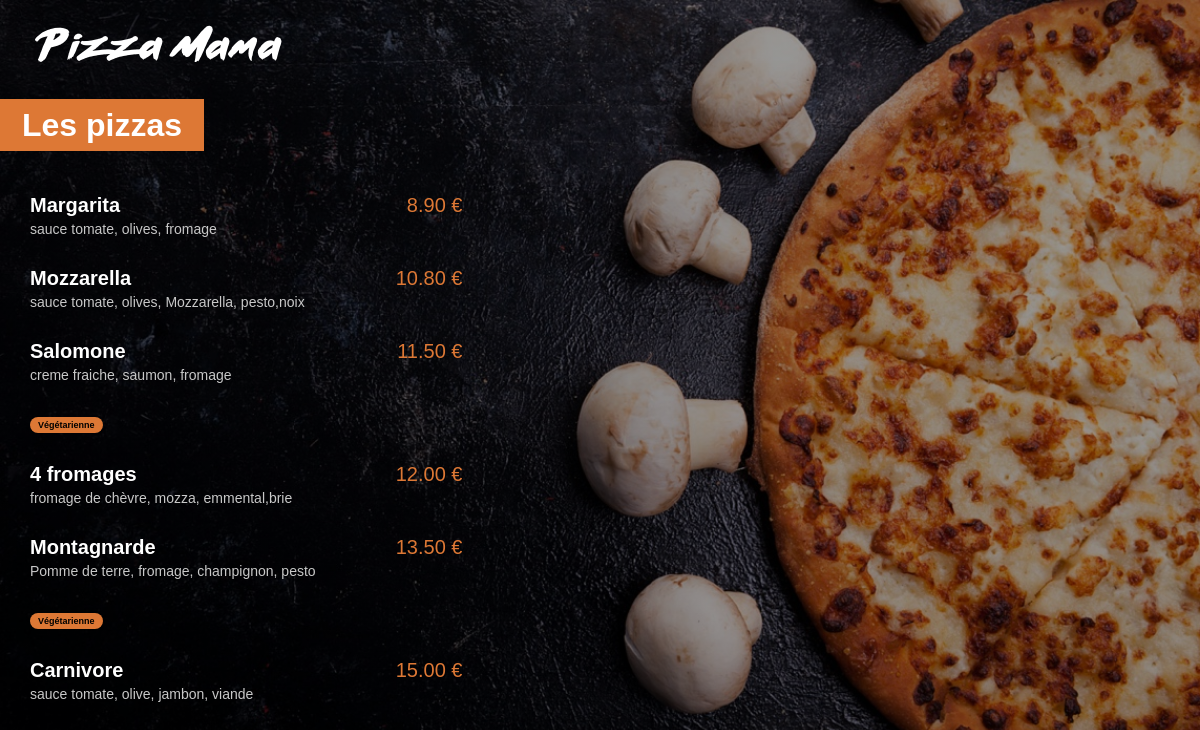
The app's page /menu/ with its own data.
### menu/models.py (models this page shows, shortened)
class Pizza(models.Model):
    nom = models.CharField(max_length=200)
    ingredients = models.CharField(max_length=200)
    prix = models.FloatField(default=0.0)
    vegetarienne = models.BooleanField(default=False)

### menu/views.py (the view)
# urls.py: path('', views.index, name='index'),
def index(request):
    pizzas= Pizza.objects.all().order_by('prix')
    return render(request,'menu/index.html',{'pizzas':pizzas})

### menu/templates/menu/index.html (shortened to what this page needs)
{% load static %}
<html>
<head>
    <link rel="stylesheet" href="{% static 'menu/style.css' %}">
</head>
<body>
<img id="small_logo" src="{% static 'menu/images/small_logo.png' %}">
<div class="menu_title">
    <h1>Les pizzas</h1>
</div>
<div class="menu_list">
    {% for pizza in pizzas %}
    <div class="menu_list_item">
        <span class="menu_list_title">{{pizza.nom }} </span>
        <span class="menu_list_prix">{{pizza.prix | floatformat:2}}  €</span>
        <span class="menu_list_ingredients">{{pizza.ingredients}} </span>
    </div>
      {% if pizza.vegetarienne %}
    <span class="menu_list_badge">Végétarienne</span>
    {% endif %}
    {% endfor %}
</div>
</body>
</html>

### menu/static/menu/style.css (style rules this page uses)
body { background: linear-gradient(0deg, rgba(0, 0, 0, 0.4), rgba(0, 0, 0, 0.4)), url("images/menu_background.jpg") no-repeat center center fixed; -webkit-background-size: cover; -moz-background-size: cover; -o-background-size: cover; background-size: cover; color: white; margin: 0px; font-family: Arial, serif; }
#small_logo { margin-top: 25px; margin-left: 35px; }
h1 { background-color: #DD7835; display: inline; padding: 8px 22px; }
.menu_title { margin-top: 45px; margin-bottom: 50px; }
.menu_list { margin-left: 30px; }
.menu_list_item { margin: 30px 0px; }
.menu_list_title { font-weight: bold; font-size: 20px; display: inline-block; width: 350px; }
.menu_list_prix { font-size: 20px; color: #DD7835; display: inline-block; width: 70px; margin-left: 8px; text-align: right; }
.menu_list_ingredients { font-size: 14px; color: #C8C8C8; margin-top: 4px; display: block; width: 320px; }
.menu_list_badge { background-color: #DD7835; color : black; font-size: 9px; padding: 3px 8px; margin-top: 4px; display: inline-block; border-radius: 8px; font-weight: bold; }

### records on screen
Pizza: nom "Margarita", prix "8.90", ingredients "sauce tomate, olives, fromage"
Pizza: nom "Mozzarella", prix "10.80", ingredients "sauce tomate, olives, Mozzarella, pesto,noix"
Pizza: nom "Salomone", prix "11.50", ingredients "creme fraiche, saumon, fromage", vegetarienne "Végétarienne"
Pizza: nom "4 fromages", prix "12.00", ingredients "fromage de chèvre, mozza, emmental,brie"
Pizza: nom "Montagnarde", prix "13.50", ingredients "Pomme de terre, fromage, champignon, pesto", vegetarienne "Végétarienne"
Pizza: nom "Carnivore", prix "15.00", ingredients "sauce tomate, olive, jambon, viande"
